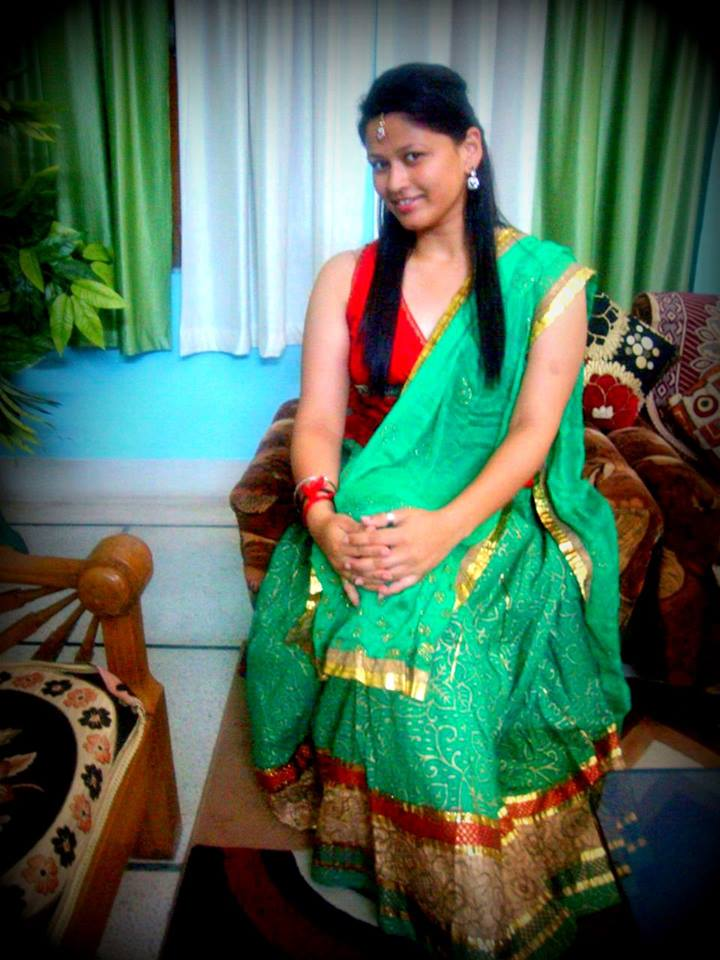
#> input picture training_data/s4/test1.jpg, 720 x 960 px, found by its file name
$ python convertGray.py
#> lines starting #> are read from the running program, lines starting #| are printed output that depends on the picture
# -*- coding: utf-8 -*-
"""
Created on Mon Dec  3 15:49:30 2018

@author: 599798
"""

# GrayScale Image Convertor
# https://extr3metech.wordpress.com

import cv2
image = cv2.imread('test1.jpg')
#> image is the input picture: shape (960, 720, 3); mean B, G, R 87.4, 106.9, 79.8
gray_image = cv2.cvtColor(image, cv2.COLOR_BGR2GRAY)
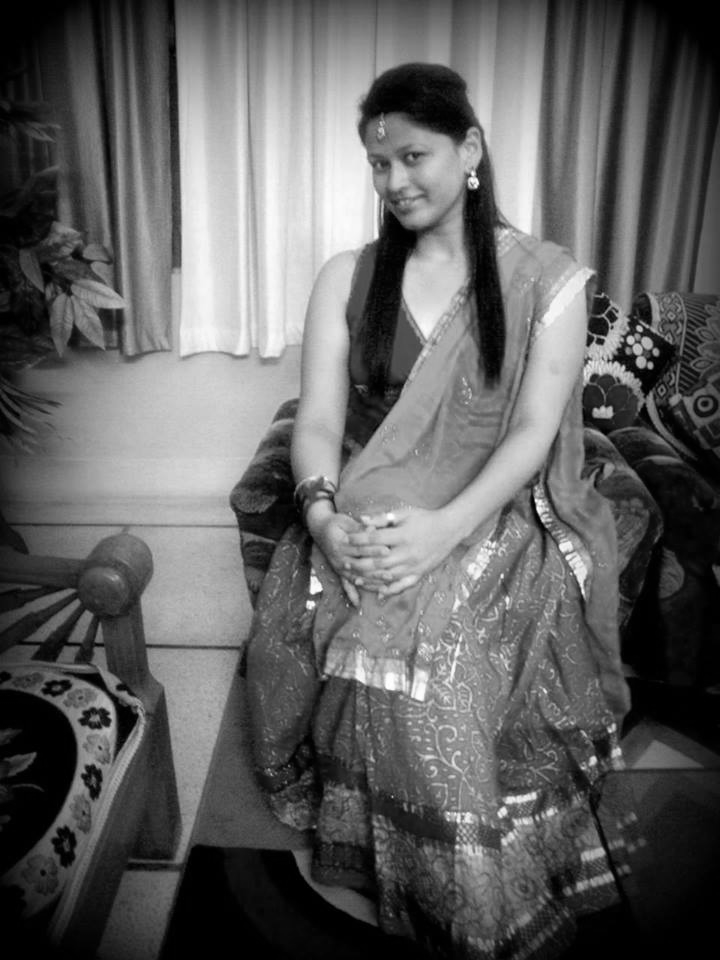
#> gray_image: shape (960, 720); min 0, max 255, mean 96.6
cv2.imwrite('gray_image.png',gray_image)
cv2.imshow('color_image',image)
cv2.imshow('gray_image',gray_image)
cv2.waitKey(0)                 # Waits forever for user to press any key
cv2.destroyAllWindows()        # Closes displayed windows

#End of Code

$ run again, with training_data/s4/test4.jpg copied over training_data/s4/test1.jpg
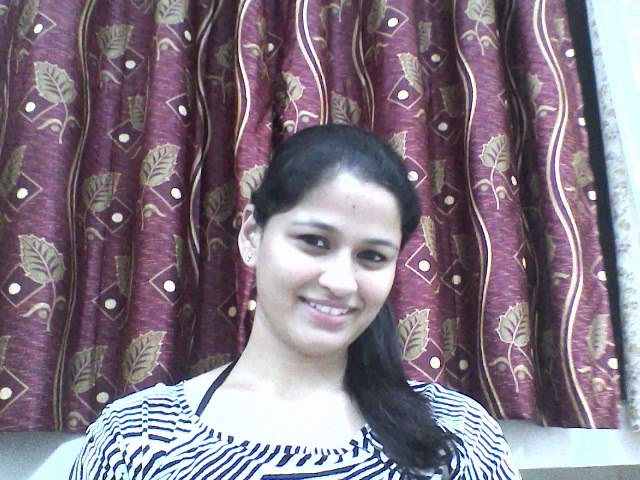
#> input picture training_data/s4/test4.jpg, 640 x 480 px, found by its file name
#> image is the input picture: shape (480, 640, 3); mean B, G, R 131.1, 118.7, 130.5
#> `gray_image = cv2.cvtColor(image, cv2.COLOR_BGR2GRAY)`:
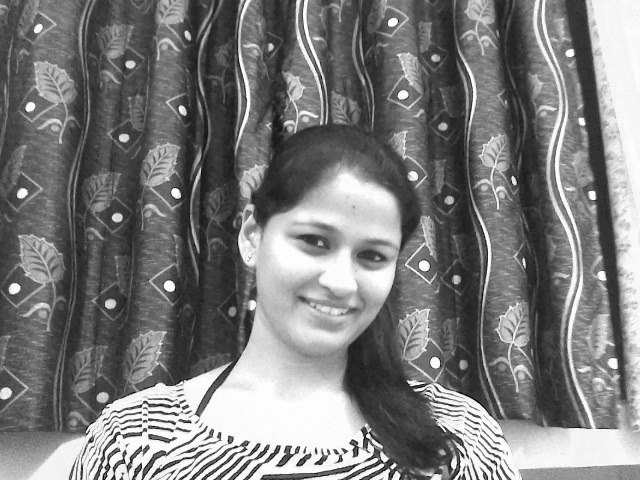
#> gray_image: shape (480, 640); min 2, max 255, mean 123.6

$ run again, with training_data/s4/test5.jpg copied over training_data/s4/test1.jpg
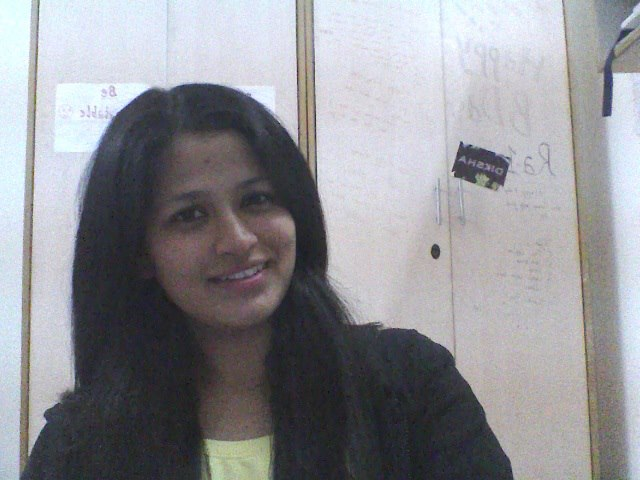
#> input picture training_data/s4/test5.jpg, 640 x 480 px, found by its file name
#> image is the input picture: shape (480, 640, 3); mean B, G, R 148.3, 143.7, 143.4
#> `gray_image = cv2.cvtColor(image, cv2.COLOR_BGR2GRAY)`:
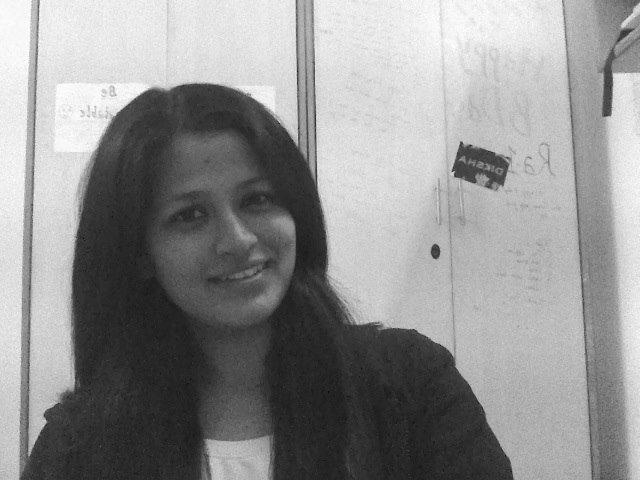
#> gray_image: shape (480, 640); min 15, max 254, mean 144.1

$ run again, with training_data/s4/1.jpg copied over training_data/s4/test1.jpg
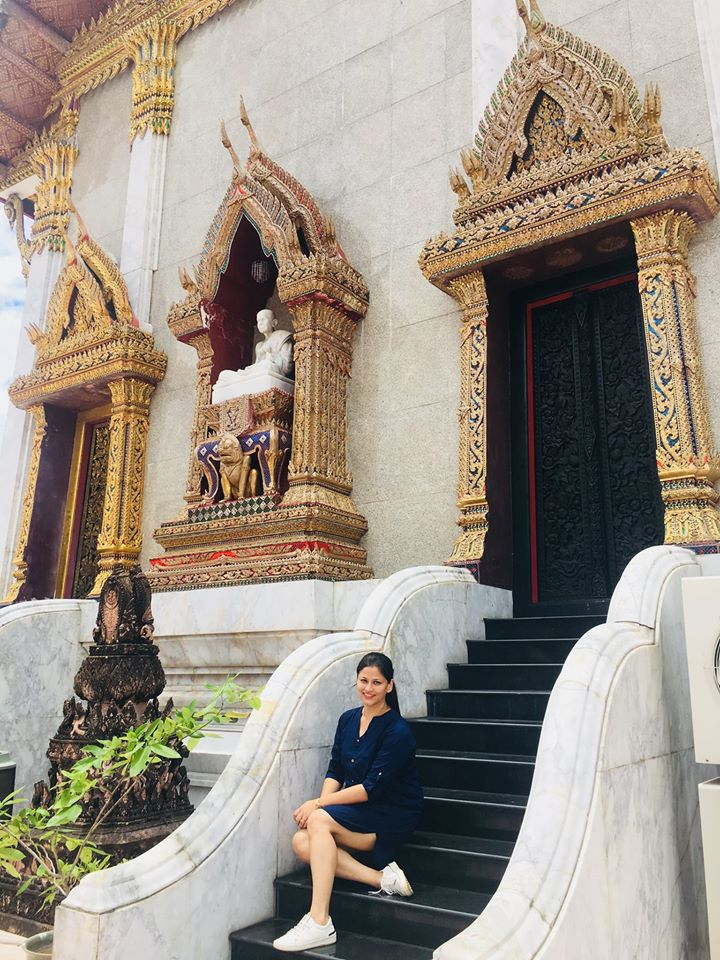
#> input picture training_data/s4/1.jpg, 720 x 960 px, found by its file name
#> image is the input picture: shape (960, 720, 3); mean B, G, R 132.7, 144.6, 154.5
#> `gray_image = cv2.cvtColor(image, cv2.COLOR_BGR2GRAY)`:
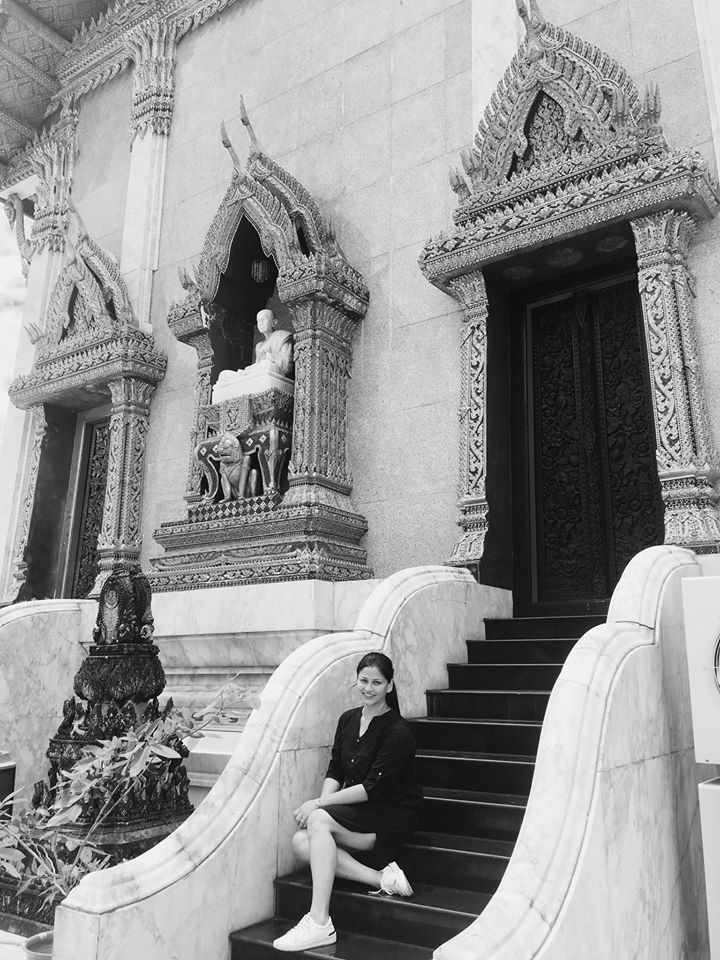
#> gray_image: shape (960, 720); min 0, max 255, mean 146.2
